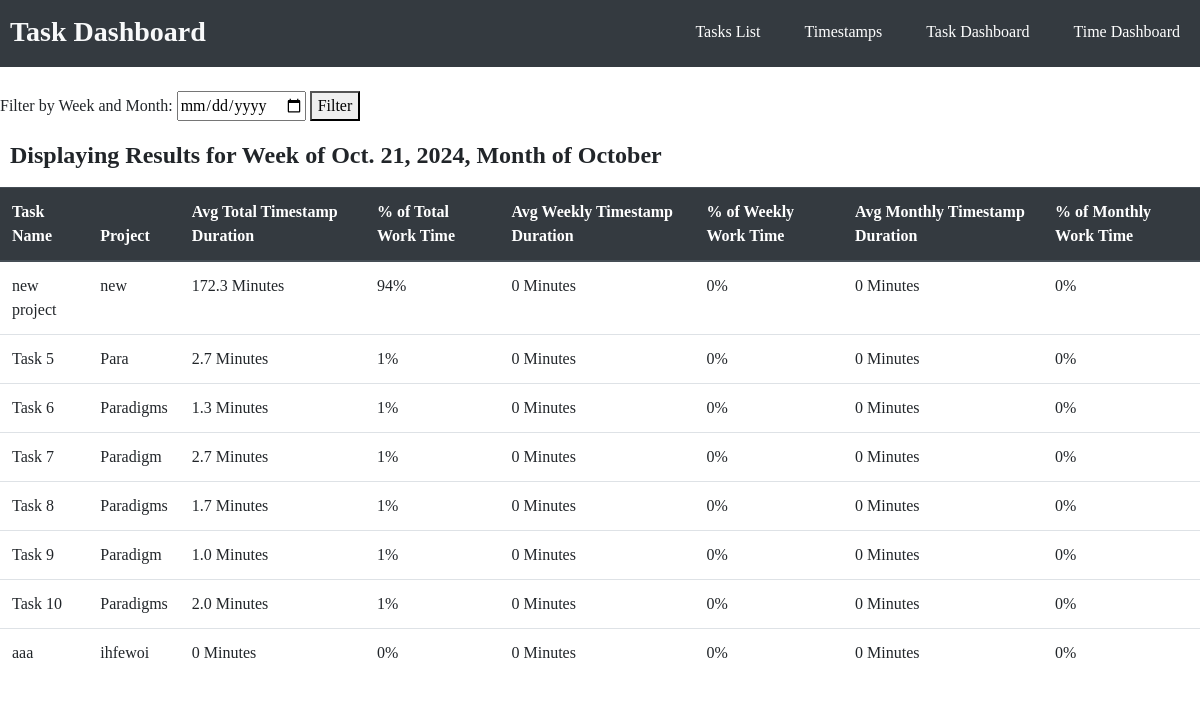
The app's page /show_task_dashboard with its own data.
### tasks/models.py (models this page shows)
class Task(models.Model):
    task_name = models.CharField(max_length=100)
    task_description = models.TextField()
    timer_state = models.CharField(max_length=11, choices=TIMER_STATE, default='Start Timer') #Used to determine if the task should be tracking time to create a timestamp
    begin_time = models.DateTimeField(blank=True, null=True) #Needed to record start time of timestamps.
    project = models.CharField(max_length=100)
    status = models.CharField(max_length=11, choices=STATUSES, default='in progress')
    class Meta:
        db_table = "tasks"

### tasks/views.py (the view)
# urls.py: path('show_task_dashboard', views.show_task_dashboard),
def show_task_dashboard(request):
    tasks = Task.objects.all()
    ts_total = {}
    ts_week = {}
    ts_month = {}
    if request.method == 'POST':
        date_form = DateFilter(request.POST)
        if date_form.is_valid():
            year = date_form.cleaned_data['day'].year
            month = date_form.cleaned_data['day'].month
            week_start = date_form.cleaned_data['day'] - timedelta(days=date_form.cleaned_data['day'].weekday())
    else:
        date_form = DateFilter()
        year = date.today().year
        month = date.today().month
        week_start = date.today() - timedelta(days=date.today().weekday())
    week_end = week_start + timedelta(days=6)
    week_start_time = pytz.timezone('US/Eastern').localize(datetime.combine(week_start, datetime.min.time()))
    week_end_time = pytz.timezone('US/Eastern').localize(datetime.combine(week_end, datetime.max.time()))
    month_start_time = pytz.timezone('US/Eastern').localize(datetime(year, month, 1, 0, 0))
    month_end_time = pytz.timezone('US/Eastern').localize(datetime((year+1 if month==12 else year), (1 if month==12 else month+1), 1, 0, 0))
    ts_total_avg = {}
    ts_week_avg = {}
    ts_month_avg = {}
    ts_total_pct = {}
    ts_week_pct = {}
    ts_month_pct = {}
    total_time = 0
    total_week_time = 0
    total_month_time = 0
    for task in tasks:
        timestamps = Timestamp.objects.filter(task__id=task.id)
        ts_total[task.id] = 0
        ts_week[task.id] = 0
        ts_month[task.id] = 0
        ts_total_count = 0
        ts_week_count = 0
        ts_month_count = 0
        for timestamp in timestamps:
            ts_total[task.id] += timestamp.elapsed_time()
            ts_total_count += 1
            total_time += timestamp.elapsed_time()
            if timestamp.begin_time >= week_start_time and timestamp.end_time <= week_end_time:
                ts_week[task.id] += timestamp.elapsed_time()
                ts_week_count += 1
                total_week_time += timestamp.elapsed_time()
            if timestamp.begin_time < week_start_time and timestamp.end_time <= week_end_time and timestamp.end_time > week_start_time:
                ts_week[task.id] += math.floor((timestamp.end_time - week_start_time).total_seconds()/60)
                ts_week_count += 1
                total_week_time += math.floor((timestamp.end_time - week_start_time).total_seconds()/60)
            if timestamp.begin_time <= week_end_time and timestamp.begin_time >= week_start_time and timestamp.end_time > week_end_time:
                ts_week[task.id] += math.floor((week_end_time - timestamp.begin_time).total_seconds()/60) + 1
                ts_week_count += 1
                total_month_time += math.floor((week_end_time - timestamp.begin_time).total_seconds()/60) + 1
            if timestamp.begin_time < week_start_time and timestamp.end_time > week_end_time:
                ts_week[task.id] += math.floor((week_end_time - week_start_time).total_seconds()/60) + 1
                ts_week_count += 1
                total_week_time += math.floor((week_end_time - week_start_time).total_seconds()/60) + 1
            if timestamp.begin_time >= month_start_time and timestamp.end_time <= month_end_time:
                ts_month[task.id] += timestamp.elapsed_time()
                ts_month_count += 1
                total_month_time += timestamp.elapsed_time()
            if timestamp.begin_time < month_start_time and timestamp.end_time <= month_end_time and timestamp.end_time > month_start_time:
                ts_month[task.id] += math.floor((timestamp.end_time - month_start_time).total_seconds()/60)
                ts_month_count += 1
                total_month_time += math.floor((timestamp.end_time - month_start_time).total_seconds()/60)
            if timestamp.begin_time >= month_start_time and timestamp.end_time > month_end_time and timestamp.begin_time < month_end_time:
                ts_month[task.id] += math.floor((month_end_time - timestamp.begin_time).total_seconds()/60)
                ts_month_count += 1
                total_month_time += math.floor((month_end_time - timestamp.begin_time).total_seconds()/60)
            if timestamp.begin_time < month_start_time and timestamp.end_time > month_end_time:
                ts_month[task.id] += math.floor((month_end_time - month_start_time).total_seconds()/60)
                ts_month_count += 1
                total_month_time += math.floor((month_end_time - month_start_time).total_seconds()/60)
        ts_total_avg[task.id] =  round(ts_total[task.id] / ts_total_count, 1) if ts_total_count else 0
        ts_week_avg[task.id] = round(ts_week[task.id] / ts_week_count, 1) if ts_week_count else 0
        ts_month_avg[task.id] = round(ts_month[task.id] / ts_month_count, 1) if ts_month_count else 0
    for task in tasks:
        ts_total_pct[task.id] = round((ts_total[task.id] / total_time)*100) if total_time else 0
        ts_week_pct[task.id] = round((ts_week[task.id] / total_week_time)*100) if total_week_time else 0
        ts_month_pct[task.id] = round((ts_month[task.id] / total_month_time)*100) if total_month_time else 0
    return render(request, "show_task_dashboard.html", {
        'ts_total_avg':ts_total_avg,
        'ts_week_avg':ts_week_avg,
        'ts_month_avg':ts_month_avg,
        'date_form':date_form,
        'week_start':week_start,
        'month':datetime.strptime(str(month), "%m").strftime("%B"),
        'tasks':tasks,
        'ts_total_pct':ts_total_pct,
        'ts_week_pct':ts_week_pct,
        'ts_month_pct':ts_month_pct,
    })

### tasks/forms.py
class DateFilter(forms.Form):
    day = forms.DateField(label="date_filter", widget=DateInput())

### tasks/models.py (called while the page is built)
    def elapsed_time(self):
        return math.floor(((self.end_time - self.begin_time).total_seconds()/60))

### tasks/templatetags/managertags.py (called while the page is built)
@register.simple_tag
def dict_get(dct, key):
    return dct.get(key)

### tasks/templates/show_task_dashboard.html (shortened to what this page needs)
<!DOCTYPE html>
<head>
	<link rel="stylesheet" href="https://stackpath.bootstrapcdn.com/bootstrap/4.3.1/css/bootstrap.min.css">
</head>
<body>
	{% load managertags %}
	<header>
		<div class="container_h">
			<h3 class="logo"><b>Task Dashboard</b></h3>
			<nav>
				<ul>
					<li><a href="/show_tasks">Tasks List</a></li>
					<li><a href="/show_timestamps">Timestamps</a></li>
					<li><a href="/show_task_dashboard">Task Dashboard</a></li>
					<li><a href="/show_time_dashboard">Time Dashboard</a></li>
				</ul>
			</nav>
		</div>
	</header>
	<br>
	<form method="POST" action="/show_task_dashboard">
		<label for="date_filter">Filter by Week and Month:</label>
			{{ date_form.day }}
		<button type="submit">Filter</button>
	</form>
	<h4 class="logo"><b>Displaying Results for Week of {{ week_start }}, Month of {{ month }}</b></h4>
	<br>
	<table class="table">
    	<thead class="thead-dark">
    	<tr>
        	<th>Task Name</th>
			<th>Project</th>
			<th>Avg Total Timestamp Duration</th>
			<th>% of Total Work Time</th>
        	<th>Avg Weekly Timestamp Duration</th>
			<th>% of Weekly Work Time</th>
        	<th>Avg Monthly Timestamp Duration</th>
			<th>% of Monthly Work Time</th>
    	</tr>
    	</thead>
    	<tbody>
		{% for task in tasks %}
    		<tr>
        		<td>{{ task.task_name }}</td>
	        	<td>{{ task.project }}</td>
				<td>{% dict_get ts_total_avg task.id %} Minutes</td>
				<td>{% dict_get ts_total_pct task.id %}%</td>
        		<td>{% dict_get ts_week_avg task.id %} Minutes</td>
				<td>{% dict_get ts_week_pct task.id %}%</td>
        		<td>{% dict_get ts_month_avg task.id %} Minutes</td>
				<td>{% dict_get ts_month_pct task.id %}%</td>
    		</tr>
		{% endfor %}
   	 </tbody>
	</table>
	<br>
	<br>
</body>
</html>

### tasks/templates/show_task_dashboard.html (style rules this page uses)
html * { font-family: Verdana !important; }
header { background: #343a40; }
header::after { content: ''; display: table; clear: both; }
.logo { float: left; padding-top: 15px; margin-left: 10px; padding-bottom: 10px; border: none; }
nav { float: right; }
nav ul { margin: 0; padding: 0; list-style: none; }
nav li { color: #ffffff; display: inline-block; margin-left: 20px; margin-right: 20px; padding-top: 20px; position: relative; }
nav a { color: #ffffff; }
nav a::before { content: ''; display: block; height: 5px; background-color: #444; position: absolute; top: 0; width: 0%; transition: all ease-in-out 250ms; }
h3 { color: #f8f9fa; }

### records on screen
Task: task_name "new project", project "new", id "172.3", id "94", id "0"
Task: task_name "Task 5", project "Para", id "2.7", id "1", id "0"
Task: task_name "Task 6", project "Paradigms", id "1.3", id "1", id "0"
Task: task_name "Task 7", project "Paradigm", id "2.7", id "1", id "0"
Task: task_name "Task 8", project "Paradigms", id "1.7", id "1", id "0"
Task: task_name "Task 9", project "Paradigm", id "1.0", id "1", id "0"
Task: task_name "Task 10", project "Paradigms", id "2.0", id "1", id "0"
Task: task_name "aaa", project "ihfewoi", id "0"

### other values on screen
{{ week_start }} "Oct. 21, 2024"
{{ month }} "October"
